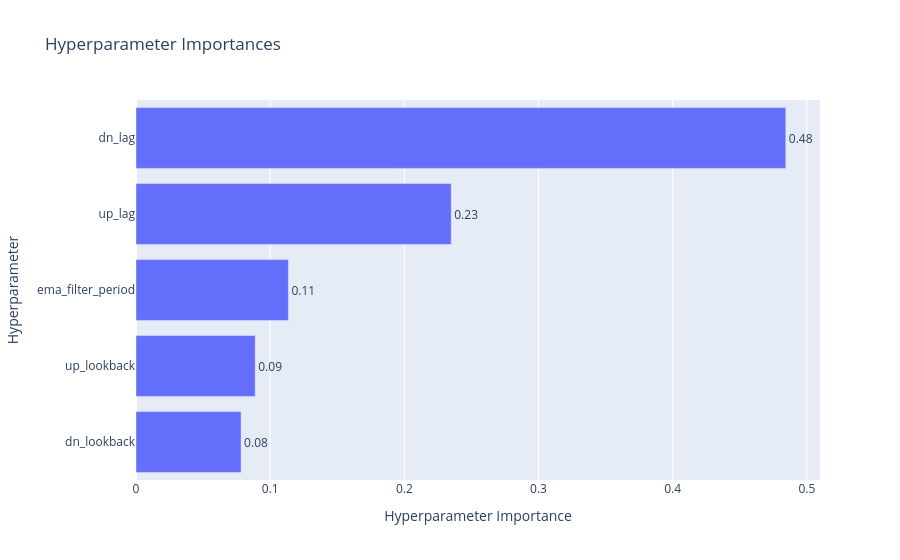

Write notebook code for a chart like this one.
### Markdown cell above
## Parameer analysis

### Code cell
optuna.visualization.plot_param_importances(
    study, target=lambda t: t.duration.total_seconds(), target_name="duration"
)

### Figure 1 — Plotly figure (JSON) as saved in the notebook; plotly's stock layout.template omitted (floating-point values rounded to 4 significant figures)
{"data": [{"cliponaxis": false, "hovertemplate": ["dn_lookback (IntDistribution): 0.07831502023454852<extra></extra>", "up_lookback (IntDistribution): 0.08886399607762747<extra></extra>", "ema_filter_period (IntDistribution): 0.11357954191750233<extra></extra>", "up_lag (IntDistribution): 0.23494357459871873<extra></extra>", "dn_lag (IntDistribution): 0.484297867171603<extra></extra>"], "name": "duration", "orientation": "h", "text": ["0.08", "0.09", "0.11", "0.23", "0.48"], "textposition": "outside", "type": "bar", "x": [0.07832, 0.08886, 0.1136, 0.2349, 0.4843], "y": ["dn_lookback", "up_lookback", "ema_filter_period", "up_lag", "dn_lag"]}], "layout": {"title": {"text": "Hyperparameter Importances"}, "xaxis": {"title": {"text": "Hyperparameter Importance"}}, "yaxis": {"title": {"text": "Hyperparameter"}}}}
